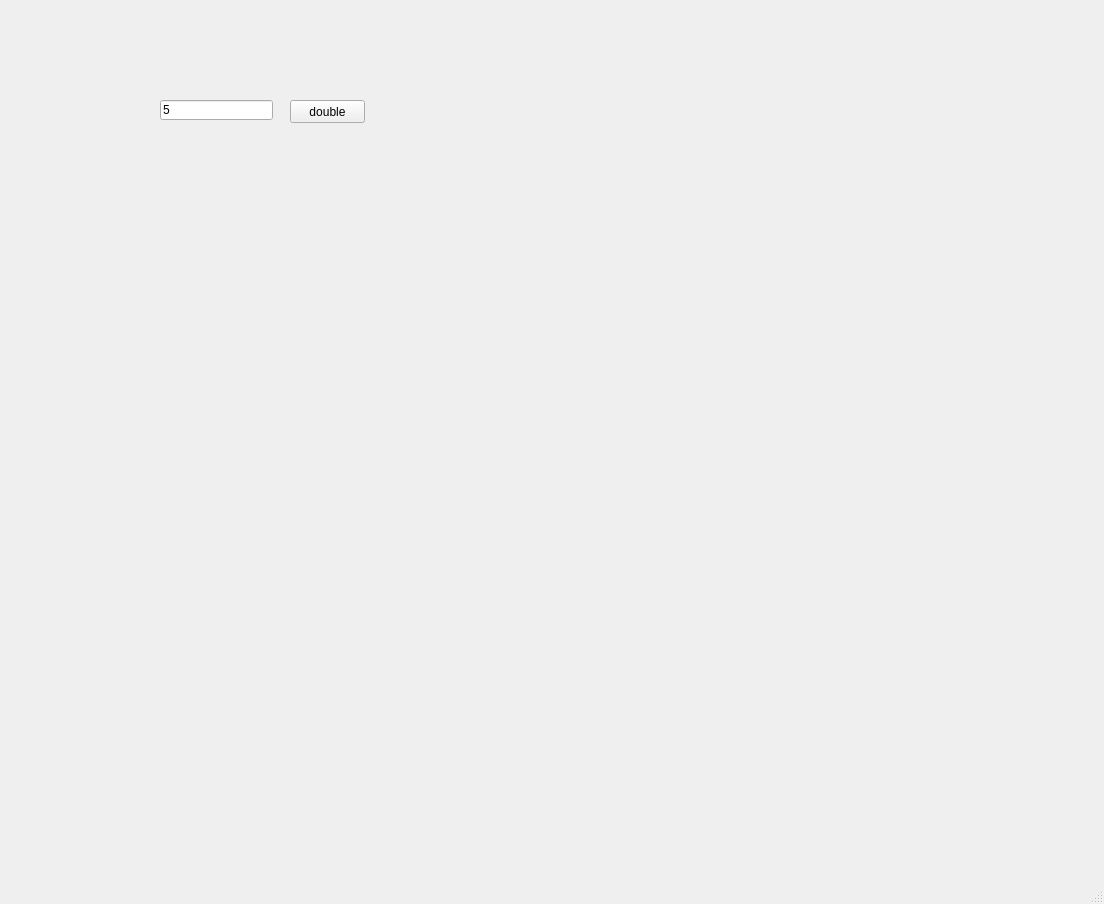
<?xml version="1.0" encoding="UTF-8"?>
<ui version="4.0">
 <class>MainWindow</class>
 <widget class="QMainWindow" name="MainWindow">
  <property name="geometry">
   <rect>
    <x>0</x>
    <y>0</y>
    <width>1104</width>
    <height>904</height>
   </rect>
  </property>
  <property name="windowTitle">
   <string>MainWindow</string>
  </property>
  <widget class="QWidget" name="centralwidget">
   <widget class="QPushButton" name="pb">
    <property name="geometry">
     <rect>
      <x>290</x>
      <y>100</y>
      <width>75</width>
      <height>23</height>
     </rect>
    </property>
    <property name="text">
     <string>double</string>
    </property>
   </widget>
   <widget class="QLineEdit" name="le">
    <property name="geometry">
     <rect>
      <x>160</x>
      <y>100</y>
      <width>113</width>
      <height>20</height>
     </rect>
    </property>
    <property name="text">
     <string>5</string>
    </property>
   </widget>
  </widget>
  <widget class="QMenuBar" name="menubar">
   <property name="geometry">
    <rect>
     <x>0</x>
     <y>0</y>
     <width>1104</width>
     <height>21</height>
    </rect>
   </property>
  </widget>
  <widget class="QStatusBar" name="statusbar"/>
 </widget>
 <resources/>
 <connections/>
</ui>
